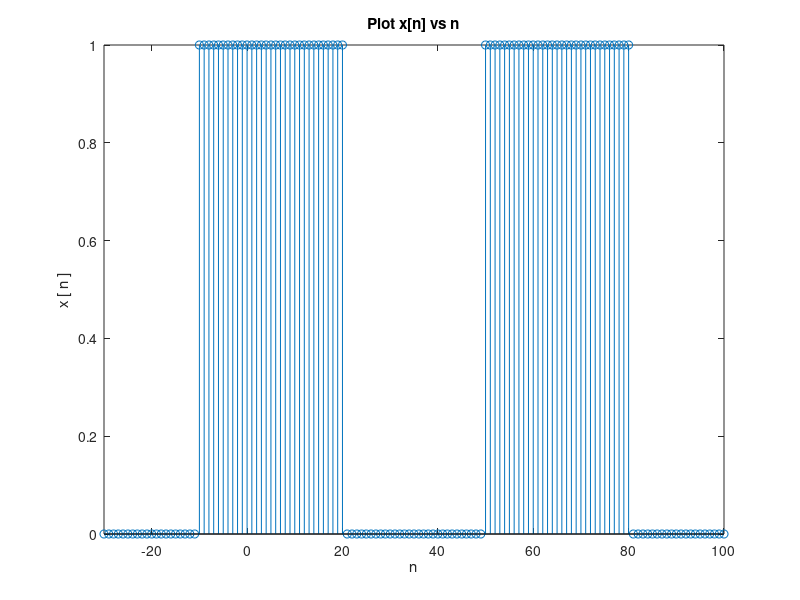
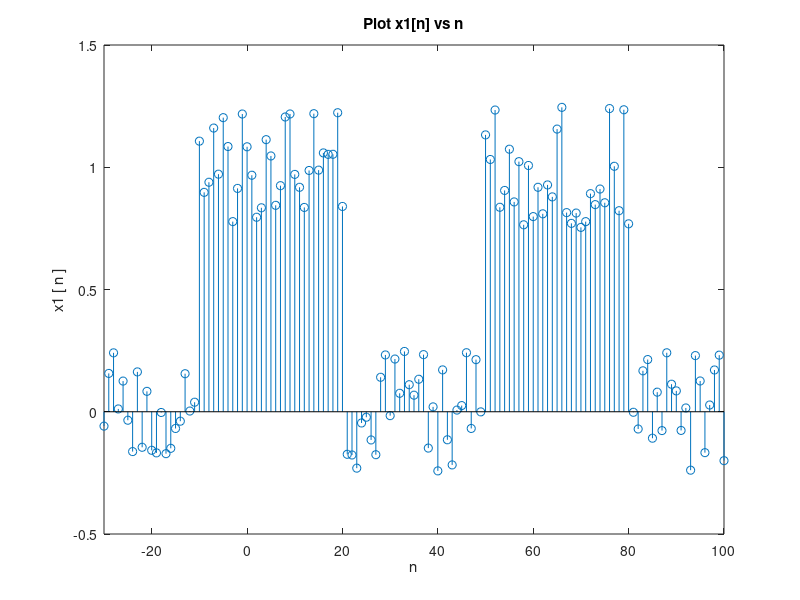
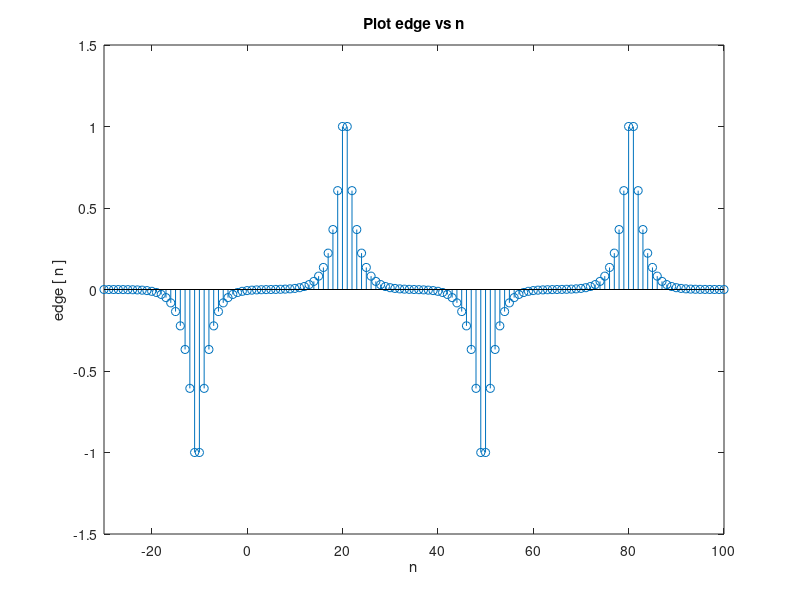
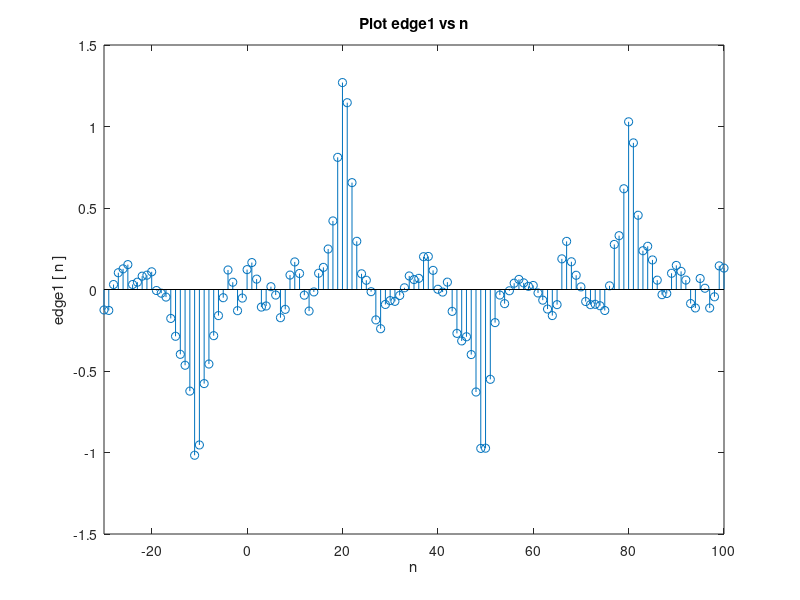

Write MATLAB code to recreate these figures, in order.
% x

x_1 = zeros(1, 20);
x_2 = ones(1, 31);
x_3 = zeros(1, 29);
x_4 = ones(1,31);
x_5 = zeros(1, 20);

x = [x_1  x_2  x_3  x_4  x_5];
n = -30:100;

figure;
stem(n, x);
xlim([n(1),n(end)]);
title('Plot x[n] vs n');
ylabel('x [ n ]');
xlabel('n');

% parameters for h[n] and noise

L = 20;
an = 0.5;
sigma = 0.5;

% h[n]

h_1 = 1:L;
C = 0;
for i = 1:L
    C = C + exp(-sigma * h_1(i));
    h_1(i) = exp(-sigma * h_1(i));
end
C = 1/C;
h_1 = h_1 * C;
h_2 = fliplr(h_1) * -1;

h = [h_2 0 h_1];

% noise

noise = an * (rand(1,131) - 0.5);

% x1[n] = x[n] + noise

x1 = x + noise;

figure;
stem(n, x1);
xlim([n(1),n(end)]);
title('Plot x1[n] vs n');
ylabel('x1 [ n ]');
xlabel('n');

% conv to find edge

edge = conv(x, h, 'same');
edge1 = conv(x1, h, 'same');

figure;
stem(n, edge);
xlim([n(1),n(end)]);
title('Plot edge vs n');
ylabel('edge [ n ]');
xlabel('n');

figure;
stem(n, edge1);
xlim([n(1),n(end)]);
title('Plot edge1 vs n');
ylabel('edge1 [ n ]');
xlabel('n');

